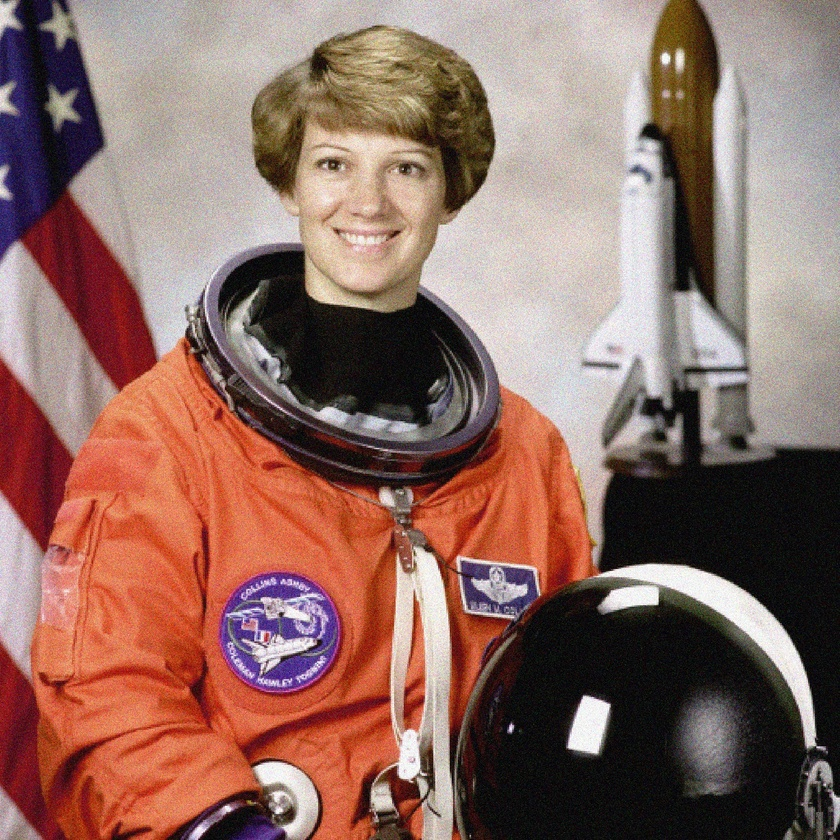
#> input picture html/rsc/src/400_OpenCV (OpenCV 파이썬)/ch_07_domain/example.jpg, 840 x 840 px, shrunk from 1737 x 1739 before the run
$ jupyter execute '138_로버츠 마스크 에지 검출.ipynb'   (older library calls are emulated)
#> lines starting #> are read from the running program, lines starting #| are printed output that depends on the picture
[cell 1]
import cv2
import numpy as np
import matplotlib.pyplot as plt

# 이미지 불러오기 (흑백 이미지로 변환)
image = cv2.imread('example.jpg', cv2.IMREAD_GRAYSCALE)
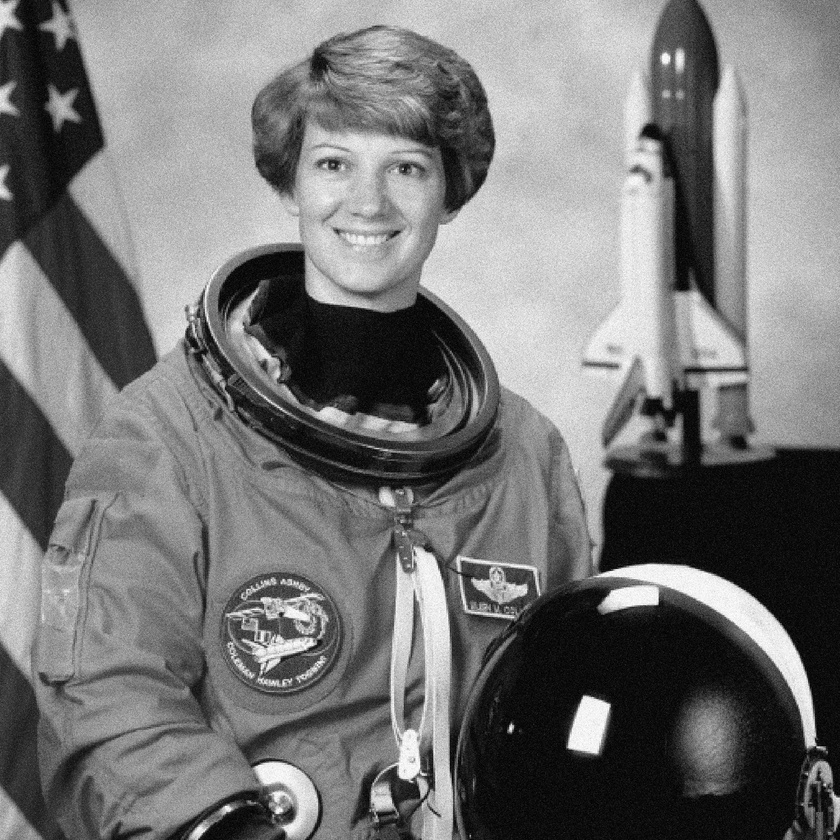
#> image: shape (840, 840); min 0, max 255, mean 117.4

# 로버츠 마스크 정의
Gx = np.array([[1, 0],
               [0, -1]])  # x 방향

Gy = np.array([[0, 1],
               [-1, 0]])  # y 방향

# 마스크를 이용해 이미지 필터링 (convolution)
edge_x = cv2.filter2D(image, cv2.CV_64F, Gx)  # x 방향 에지
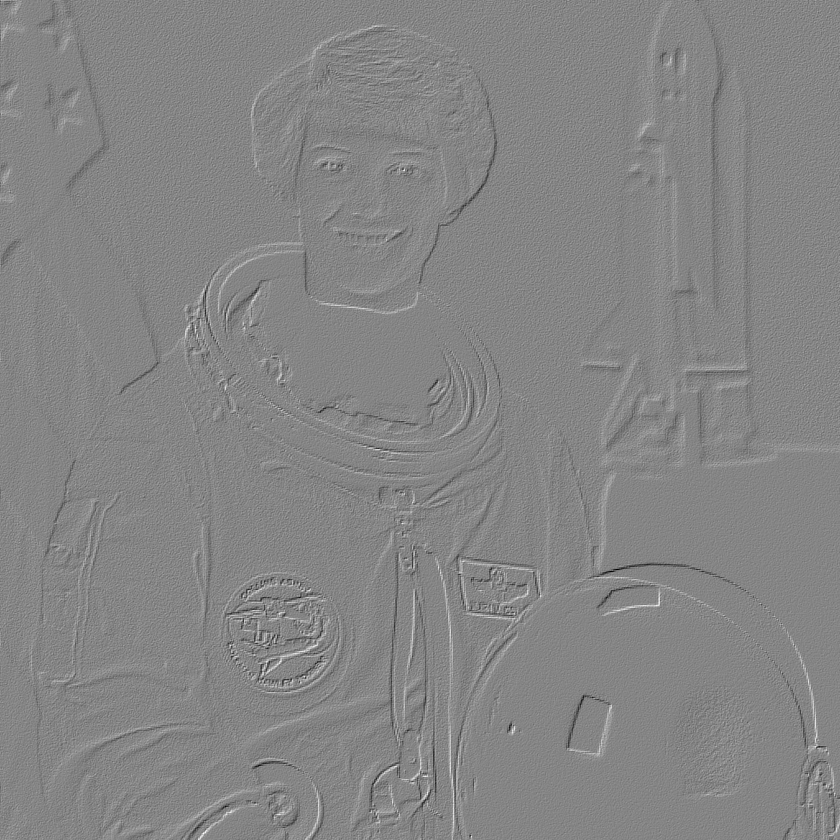
#> edge_x: shape (840, 840) float64; min -202, max 185, mean 0.2; drawn with min black and max white
edge_y = cv2.filter2D(image, cv2.CV_64F, Gy)  # y 방향 에지
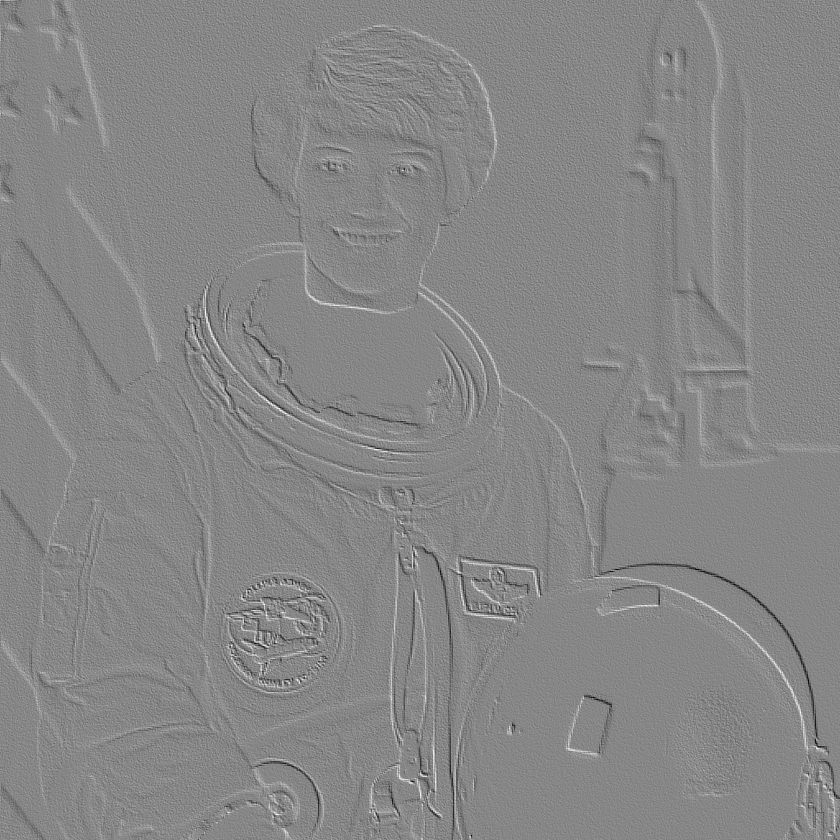
#> edge_y: shape (840, 840) float64; min -186, max 166, mean 0.1; drawn with min black and max white

# 에지 크기 계산 (정확한 값)
edge_magnitude = np.sqrt(np.square(edge_x) + np.square(edge_y))
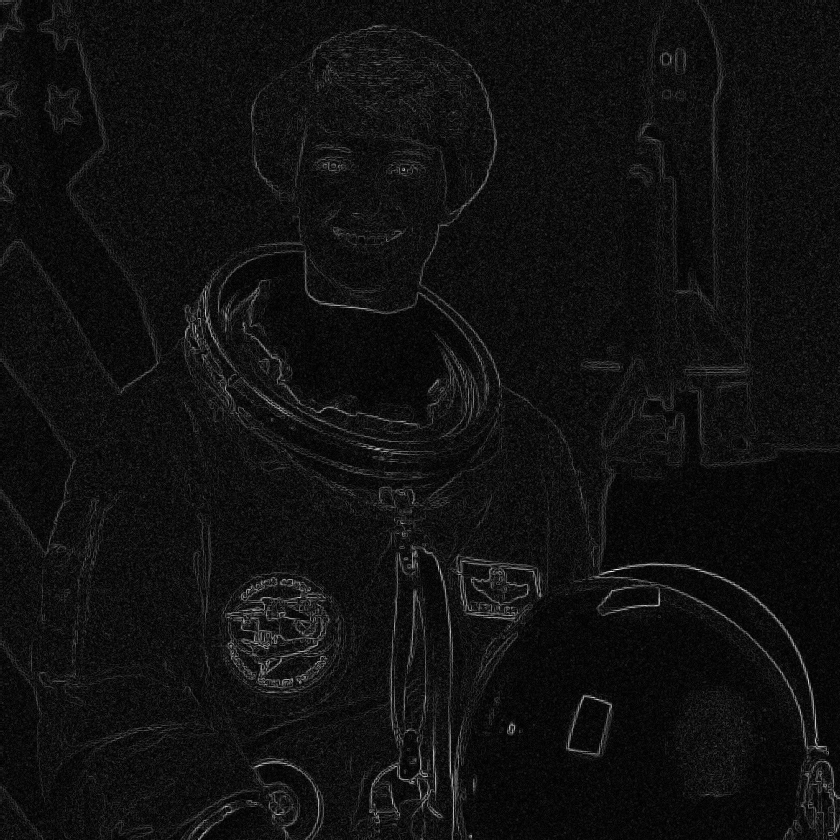
#> edge_magnitude: shape (840, 840) float64; min 0, max 267.9, mean 17.9; drawn with min black and max white
edge_magnitude = cv2.normalize(edge_magnitude, None, 0, 255, cv2.NORM_MINMAX)  # 정규화

# 에지 크기 근사값 계산 (|Gx| + |Gy|)
edge_approx = np.abs(edge_x) + np.abs(edge_y)
edge_approx = cv2.normalize(edge_approx, None, 0, 255, cv2.NORM_MINMAX)  # 정규화

# 히스토그램 계산
hist_x = cv2.calcHist([edge_x.astype('uint8')], [0], None, [256], [0, 256]).flatten()
#> hist_x = 256 values, max 23460 at index 255, min 9 at index 125, mean 2756.2
hist_y = cv2.calcHist([edge_y.astype('uint8')], [0], None, [256], [0, 256]).flatten()
#> hist_y = 256 values, max 23409 at index 255, min 13 at index 132, mean 2756.2
hist_magnitude = cv2.calcHist([edge_magnitude.astype('uint8')], [0], None, [256], [0, 256]).flatten()
#> hist_magnitude = 256 values, max 37915 at index 6, min 0 at index 191, mean 2756.2
hist_approx = cv2.calcHist([edge_approx.astype('uint8')], [0], None, [256], [0, 256]).flatten()
#> hist_approx = 256 values, max 51172 at index 8, min 0 at index 197, mean 2756.2

# 히스토그램을 비교할 x 축 (픽셀 강도)
bins = np.arange(256)

# 결과 출력 (2x3 플롯)
plt.figure(figsize=(20, 12))

fs = 15  # 폰트 크기 설정

# 첫 번째 줄: 원본 이미지, Gx, Gy
plt.subplot(2, 3, 1)
plt.title("Original Image", fontsize=fs)
plt.imshow(image, cmap='gray')
plt.axis('off')

plt.subplot(2, 3, 2)
plt.title("Roberts Edge X (Gx)", fontsize=fs)
plt.imshow(np.abs(edge_x), cmap='gray')  # 절댓값으로 표시
plt.axis('off')

plt.subplot(2, 3, 3)
plt.title("Roberts Edge Y (Gy)", fontsize=fs)
plt.imshow(np.abs(edge_y), cmap='gray')
plt.axis('off')

# 두 번째 줄: Edge Magnitude, Approximation, Histogram (Bar Chart)
plt.subplot(2, 3, 4)
plt.title("Edge Magnitude (G)", fontsize=fs)
plt.imshow(edge_magnitude, cmap='gray')
plt.axis('off')

plt.subplot(2, 3, 5)
plt.title("|Gx| + |Gy|", fontsize=fs)
plt.imshow(edge_approx, cmap='gray')
plt.axis('off')

# 히스토그램 바 차트
plt.subplot(2, 3, 6)
plt.title("Histograms Comparison", fontsize=fs)
plt.bar(bins, hist_x, width=1, color='blue', alpha=0.5, label="Gx (Edge X)")
plt.bar(bins, hist_y, width=1, color='green', alpha=0.5, label="Gy (Edge Y)")
plt.bar(bins, hist_magnitude, width=1, color='red', alpha=0.5, label="G")
plt.bar(bins, hist_approx, width=1, color='purple', alpha=0.5, label="|Gx| + |Gy|")
plt.legend(fontsize=fs)
plt.xlabel("Pixel Intensity", fontsize=fs)
plt.ylabel("Frequency", fontsize=fs)

# 레이아웃 조정
plt.tight_layout()
plt.show()
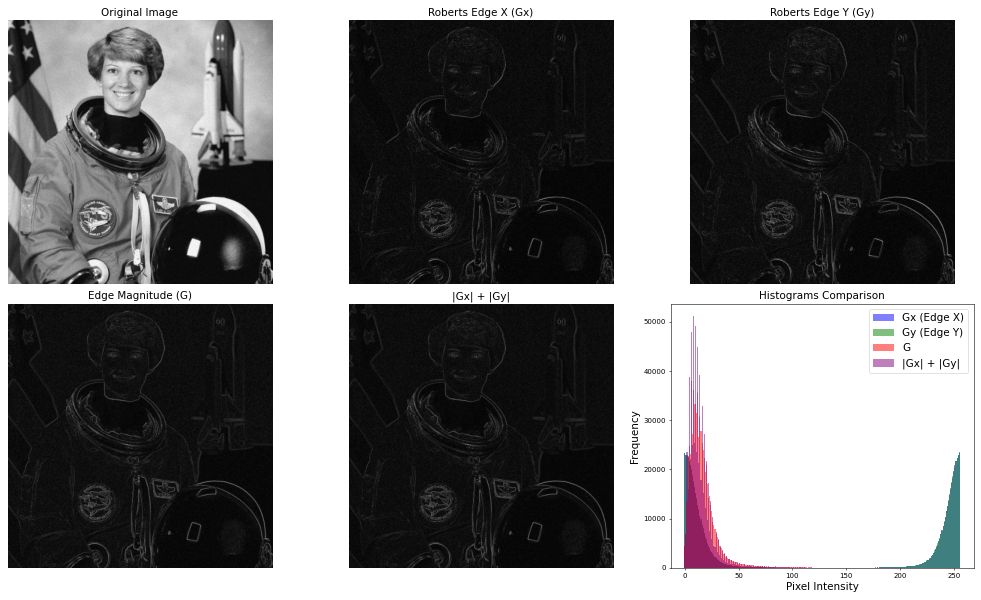
#> figure drawn by matplotlib, 6 panels; panel 6: tallest bar 23460 high, from x = 254.5 to 255.5; panel 6: tallest bar 23409 high, from x = 254.5 to 255.5; panel 6: tallest bar 37915 high, from x = 5.5 to 6.5

$ run again, with html/rsc/src/400_OpenCV (OpenCV 파이썬)/ch_07_domain/sharpen.jpg copied over html/rsc/src/400_OpenCV (OpenCV 파이썬)/ch_07_domain/example.jpg
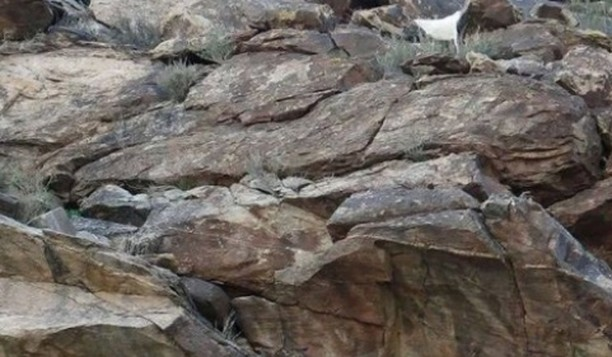
#> input picture html/rsc/src/400_OpenCV (OpenCV 파이썬)/ch_07_domain/sharpen.jpg, 612 x 357 px
#> `edge_y = cv2.filter2D(image, cv2.CV_64F, Gy)`:
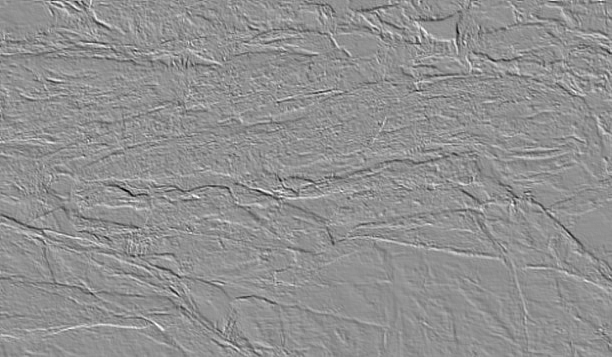
#> edge_y: shape (357, 612) float64; min -125, max 95, mean 0; drawn with min black and max white
#> `edge_magnitude = cv2.normalize(edge_magnitude, None, 0, 255, cv2.NORM_..`:
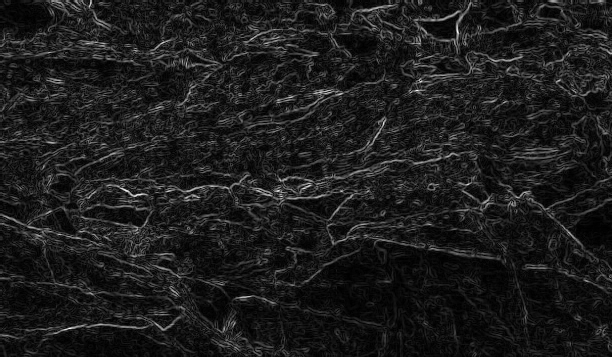
#> edge_magnitude: shape (357, 612) float64; min 0, max 255, mean 29; drawn with min black and max white
#> hist_x = 256 values, max 9556 at index 1, min 0 at index 88, mean 853.5
#> hist_y = 256 values, max 9371 at index 0, min 0 at index 89, mean 853.5
#> hist_magnitude = 256 values, max 8063 at index 12, min 0 at index 207, mean 853.5
#> hist_approx = 256 values, max 8852 at index 10, min 0 at index 4, mean 853.5
